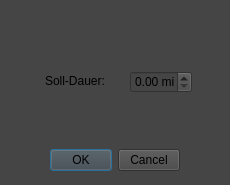
<?xml version="1.0" encoding="UTF-8"?>
<ui version="4.0">
 <class>AusdauerUebParameter</class>
 <widget class="QDialog" name="AusdauerUebParameter">
  <property name="geometry">
   <rect>
    <x>0</x>
    <y>0</y>
    <width>230</width>
    <height>185</height>
   </rect>
  </property>
  <property name="windowTitle">
   <string>Dialog</string>
  </property>
  <property name="styleSheet">
   <string notr="true">*{
	background-color: rgb(69, 69, 69);
	font-family: &quot;Trebuchet MS&quot;;
	text-align: center;
}

</string>
  </property>
  <widget class="QDialogButtonBox" name="buttonBox">
   <property name="geometry">
    <rect>
     <x>50</x>
     <y>145</y>
     <width>130</width>
     <height>30</height>
    </rect>
   </property>
   <property name="orientation">
    <enum>Qt::Horizontal</enum>
   </property>
   <property name="standardButtons">
    <set>QDialogButtonBox::Cancel|QDialogButtonBox::Ok</set>
   </property>
  </widget>
  <widget class="QLabel" name="Soll">
   <property name="geometry">
    <rect>
     <x>45</x>
     <y>60</y>
     <width>71</width>
     <height>41</height>
    </rect>
   </property>
   <property name="text">
    <string>Soll-Dauer:</string>
   </property>
  </widget>
  <widget class="QDoubleSpinBox" name="doubleSpinBox">
   <property name="geometry">
    <rect>
     <x>130</x>
     <y>71</y>
     <width>62</width>
     <height>22</height>
    </rect>
   </property>
   <property name="suffix">
    <string> min</string>
   </property>
  </widget>
 </widget>
 <resources/>
 <connections>
  <connection>
   <sender>buttonBox</sender>
   <signal>accepted()</signal>
   <receiver>AusdauerUebParameter</receiver>
   <slot>accept()</slot>
   <hints>
    <hint type="sourcelabel">
     <x>248</x>
     <y>254</y>
    </hint>
    <hint type="destinationlabel">
     <x>157</x>
     <y>274</y>
    </hint>
   </hints>
  </connection>
  <connection>
   <sender>buttonBox</sender>
   <signal>rejected()</signal>
   <receiver>AusdauerUebParameter</receiver>
   <slot>reject()</slot>
   <hints>
    <hint type="sourcelabel">
     <x>316</x>
     <y>260</y>
    </hint>
    <hint type="destinationlabel">
     <x>286</x>
     <y>274</y>
    </hint>
   </hints>
  </connection>
 </connections>
</ui>
